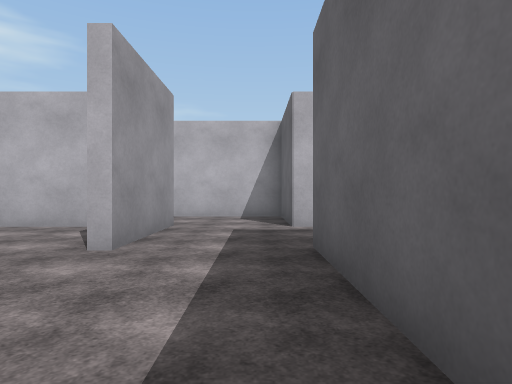
view 1 (above)

24 first-person views from a walk through a 3-D level made in the Unity game engine. The camera is 1.4 m above the floor, looks level and sees 75° across. The floor is counted in squares, 2 m on a side. Each view is taken from the middle of a square. On the plan, view 1 faces up. The plan holds only what a view shows up to about 10 squares ahead; the rest is blank. The place goes on beyond the plan. The player character is not drawn. Some animated figures are not drawn. Surface patterns are stand-ins for the level's own textures.

view 2
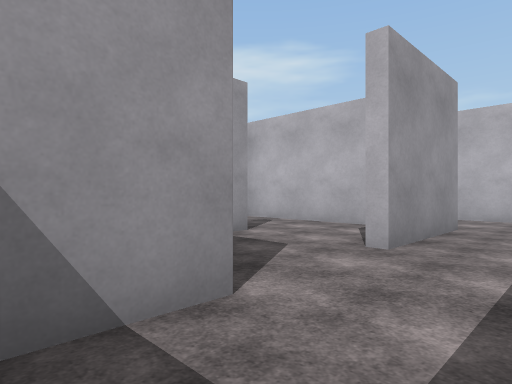

view 3
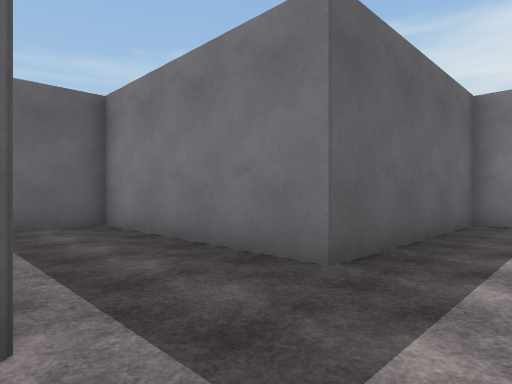

view 4
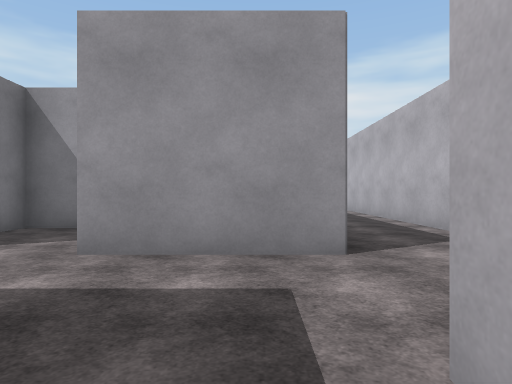

view 5
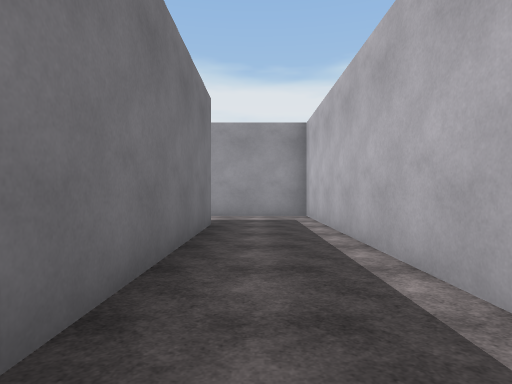

view 6
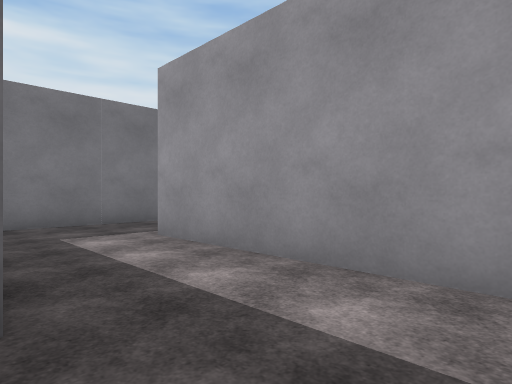

view 7
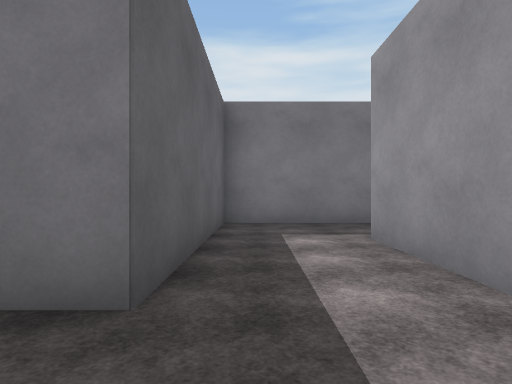

view 8
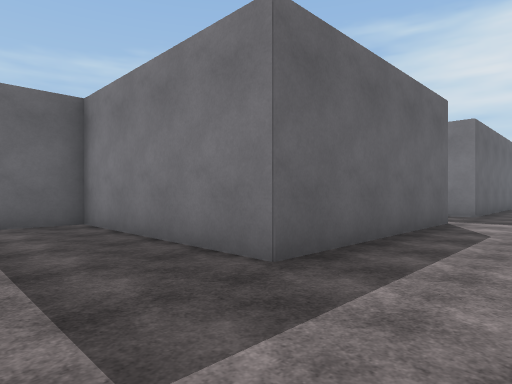

view 9
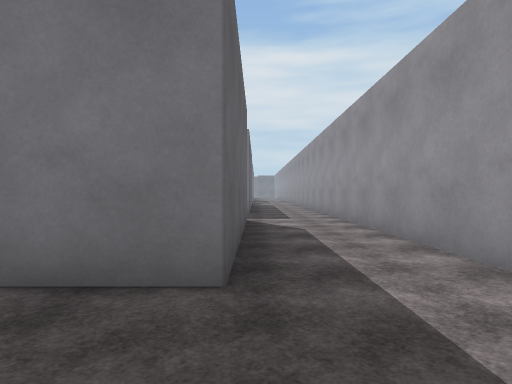

view 10
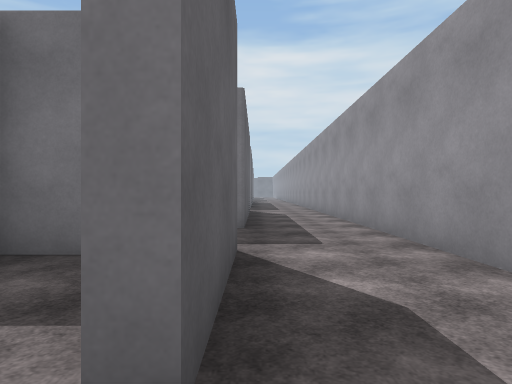

view 11
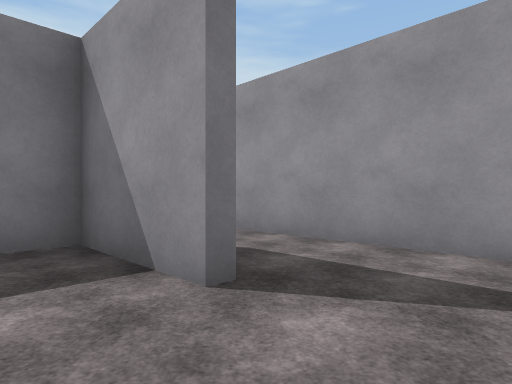

view 12
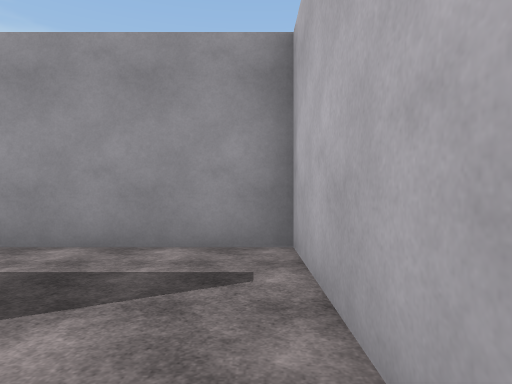

view 13
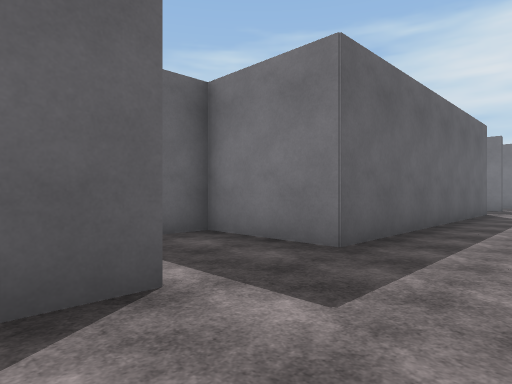

view 14
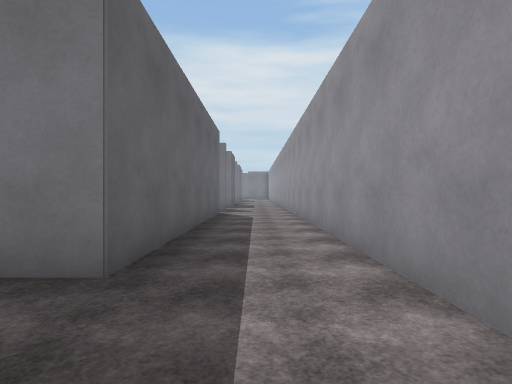

view 15
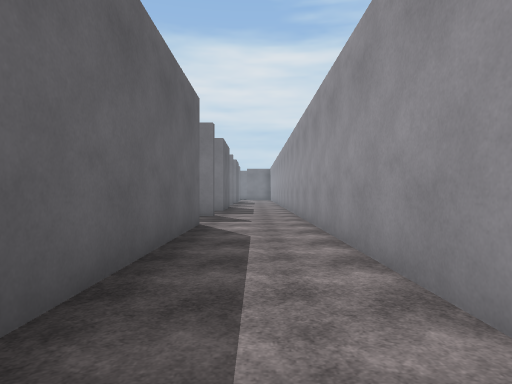

view 16
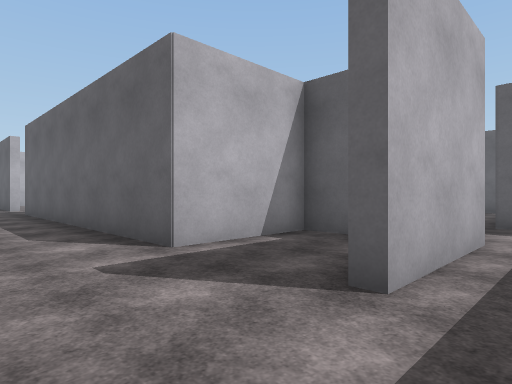

view 17
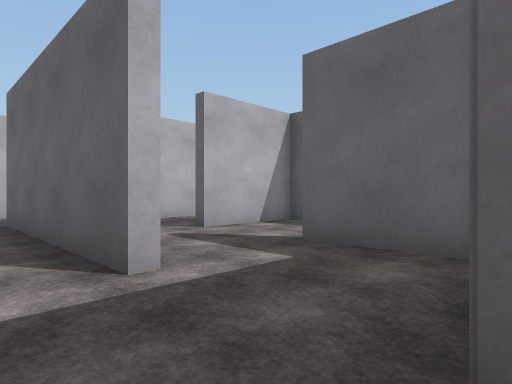

view 18
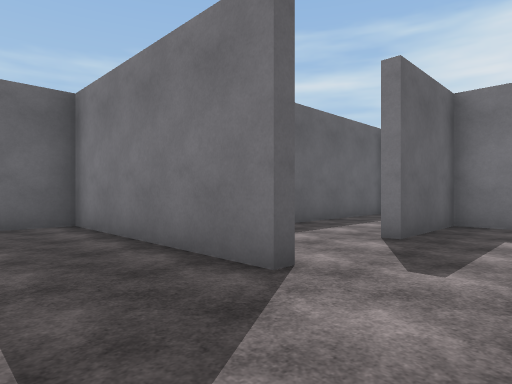

view 19
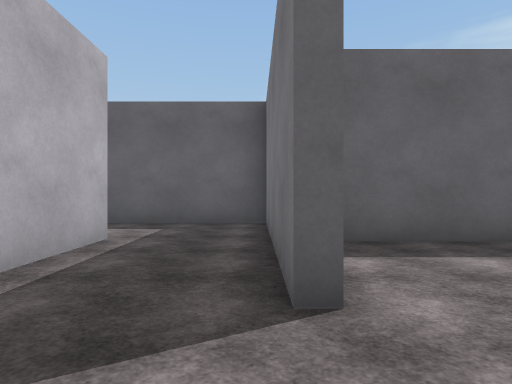

view 20
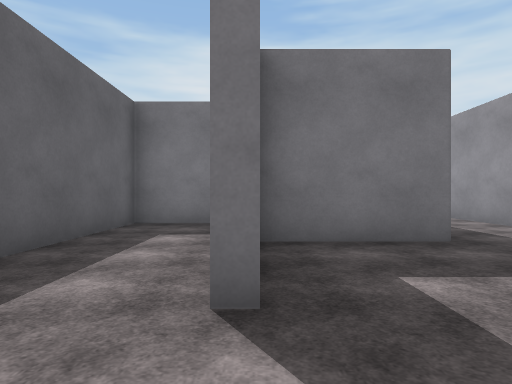

view 21
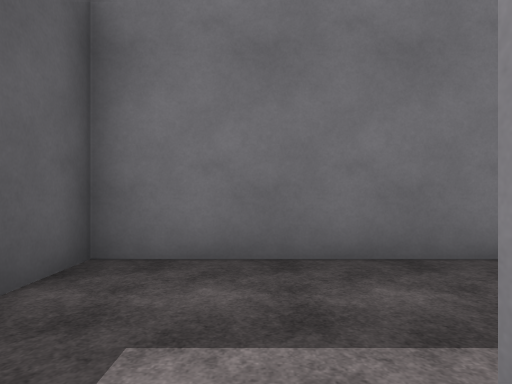

view 22
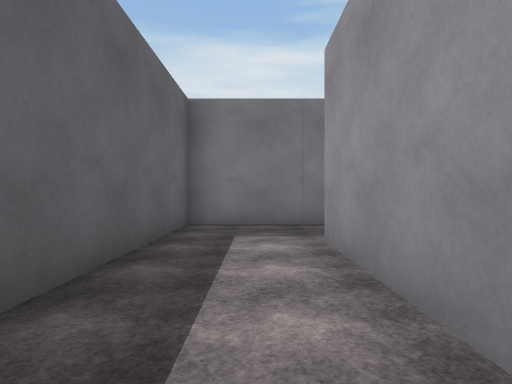

view 23
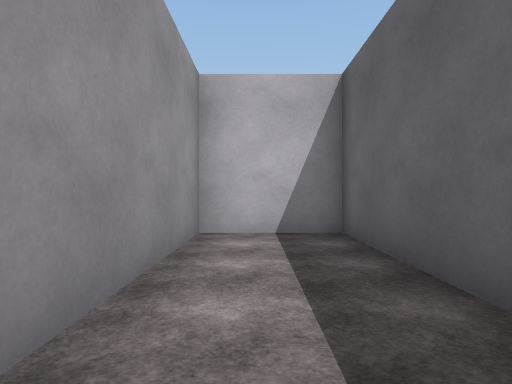

view 24
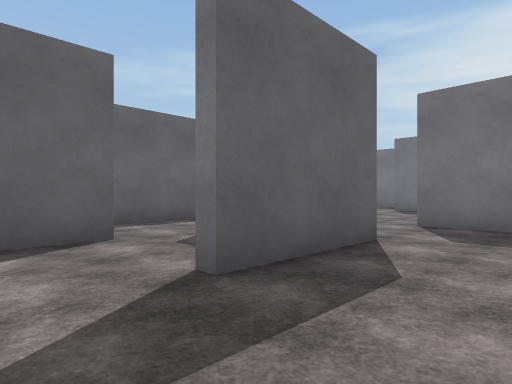

### Floor plan
Points are (right, up) in squares from view 1. A wall is a line through its corners. A room is listed if a view was taken in it or the views show most of it. See-through windows are left out.
Room 1 (views 1, 2)
walls: (-1.7, 1.5) (-1.7, 0.1); (0, -1.2) (0.7, -1.2) (0.7, 4.3)
ways out: opening at (-0.5, 4) to room 3; opening at (-2, 3) to room 9
Room 2 (views 3, 5, 6, 7)
walls: (-4, 9.5) (-12.7, 9.5) (-12.7, 4); (0.7, 6.7) (0.7, 9.5) (-2.4, 9.5); (-12.6, 1.5) (-10.3, 1.5) (-10.3, 7) (-4.2, 7)
ways out: opening at (-0.5, 7) to room 3; opening at (-12, 3) to room 4
Room 3 (view 4)
walls: (0.7, 4.3) (6.2, 4.3) (6.2, 5.9); (1.2, 6.7) (0.7, 6.7); (-1.7, 7.1) (-1.7, 4)
ways out: opening at (-0.5, 4) to room 1; opening at (-0.5, 7) to room 2
Room 4 (views 8, 9, 10, 11, 12, 13, 14, 15, 16, 17)
walls: (-15.8, -4.3) (-15.8, 1.5) (-12.6, 1.5); (-15.8, 4) (-15.8, 7) (-15.5, 7) (-15.5, 4.3) (-13.1, 4.3); (-13, -16.2) (-13, -15.3) (-15.8, -15.3) (-15.8, -6.7); (-12.8, -18) (-15.8, -18) (-15.8, -17.6); (-14.5, 9.5) (-18.2, 9.5) (-18.2, -18)
ways out: opening at (-12, 3) to room 2; opening at (-16, -5.5) to room 6; opening at (-11.5, -18)
Room 5 (views 18, 19, 22, 23)
walls: (-13, -1.5) (-13, -1.2) (-7.5, -1.2) (-7.5, 6.7) (-10, 6.7) (-10, 1.2) (-12.5, 1.2)
ways out: opening at (-14.5, -1) to room 6
Room 6 (views 20, 21)
walls: (-15.4, -4.3) (-15.8, -4.3); (-15.8, -6.7) (-13, -6.7) (-13, -4) (-12.6, -4); (-14.6, -9.5) (-10.3, -9.5) (-10.3, -1.5) (-13, -1.5)
ways out: opening at (-16, -5.5) to room 4; opening at (-14.5, -1) to room 5
Room 7 (view 24)
walls: (-4.8, 1.2) (-4.8, 4.3) (-4.5, 4.3); (-4.4, 6.7) (-7.1, 6.7); (-6.1, -1.2) (-4.5, -1.2)
ways out: opening at (-5, 5.5) to room 8; opening at (-5, 0.5)
Room 8 (no view inside)
walls: (-3.4, 6.7) (-4.4, 6.7); (-2, 4) (-2, 5.4)
ways out: opening at (-5, 5.5) to room 7; opening at (-3.5, 4) to room 9
Room 9 (no view inside)
walls: (-1.7, 4) (-2, 4); (-4.5, 4.3) (-4.5, 1.5) (-3.8, 1.5)
ways out: opening at (-2, 3) to room 1; opening at (-3.5, 4) to room 8

Where each view was taken, in squares from view 1:
view 1: 0 up, 0 right, facing up
view 2: 0 up, 0 right, facing up-left
view 3: 7 up, 1 left, facing down-right
view 4: 6 up, 2 right, facing left
view 5: 8 up, 3 left, facing left
view 6: 9 up, 10 left, facing down-left
view 7: 9 up, 11 left, facing down
view 8: 4 up, 18 left, facing down-right
view 9: 4 up, 16 left, facing down
view 10: 8 up, 16 left, facing down
view 11: 9 up, 14 left, facing down-left
view 12: 9 up, 14 left, facing left
view 13: 3 down, 18 left, facing down-right
view 14: 4 down, 17 left, facing down
view 15: 8 down, 17 left, facing down
view 16: 19 down, 18 left, facing up-right
view 17: 7 down, 17 left, facing up-right
view 18: 1 up, 15 left, facing down-right
view 19: 1 down, 15 left, facing right
view 20: 2 down, 13 left, facing down
view 21: 6 down, 12 left, facing down
view 22: 6 up, 9 left, facing down
view 23: 1 up, 9 left, facing up
view 24: 6 up, 7 left, facing down-right
